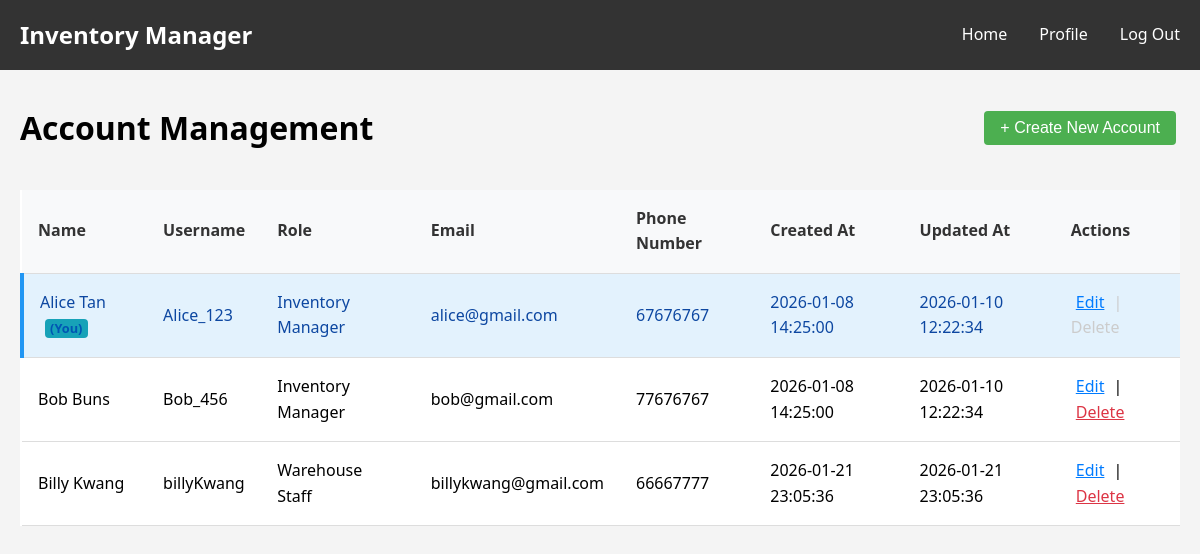
Page /pages/account_management.php (signed in) on the committed database.
### tables this page shows
CREATE TABLE `users` (
  `id` int(11) NOT NULL AUTO_INCREMENT,
  `email` varchar(255) NOT NULL,
  `username` varchar(100) NOT NULL,
  `password_hash` varchar(255) NOT NULL,
  `role` enum('Admin', 'User') NOT NULL,
  `first_name` varchar(100) NOT NULL,
  `last_name` varchar(100) NOT NULL,
  `phone_number` varchar(10) NOT NULL,
  `created_at` timestamp NOT NULL DEFAULT current_timestamp(),
  `updated_at` timestamp NOT NULL DEFAULT current_timestamp() ON UPDATE current_timestamp(),
  PRIMARY KEY (`id`),
  UNIQUE KEY `username` (`username`),
  UNIQUE KEY `phone_number` (`phone_number`)
);

### pages/account_management.php (the view, shortened to what this page needs)
<?php
require_once __DIR__ . '/../config/config.php';
$acc_info = [];
$currentUserId = isset($_SESSION['user_id']) ? $_SESSION['user_id'] : null;
$sql = "SELECT id, email, username, role, first_name, last_name, phone_number, created_at, updated_at FROM users";
if ($stmt = $conn->prepare($sql)) {
    if ($stmt->execute()) {
        $result = $stmt->get_result();
        while ($row = $result->fetch_assoc()) {
            $acc_info[] = $row;
        }
    } else {
        error_log("Database Execute Error: " . $stmt->error);
        $errorMessage = "Error fetching account data.";
    }
} else {
    error_log("Database Prepare Error: " . $conn->error);
    $errorMessage = "Internal system error.";
}
?>
<!DOCTYPE html>
<html lang="en">
<head>
    <link rel="stylesheet" href="<?php echo BASE_URL; ?>/css/style.css">
</head>
<body>
    <?php include __DIR__ . '/../includes/header.php'; ?>
    <div class="container">
        <div style="display: flex; justify-content: space-between; align-items: center; margin-bottom: 20px;">
            <h1>Account Management</h1>
            <button type="button" class="btn btn-primary" onclick="window.location.href='create_account.php';">
                + Create New Account
            </button>
        </div>
        <div class="table-responsive">
            <table>
                <thead>
                    <tr>
                        <th>Name</th>
                        <th>Username</th>
                        <th>Role</th>
                        <th>Email</th>
                        <th>Phone Number</th>
                        <th>Created At</th>
                        <th>Updated At</th>
                        <th>Actions</th>
                    </tr>
                </thead>
                <tbody>
                    <?php if (empty($acc_info)): ?>
                        <tr>
                            <td colspan="8" style="text-align:center;">No accounts found.</td>
                        </tr>
                    <?php else: ?>
                        <?php foreach ($acc_info as $acc): ?>
                            <?php
                                $isCurrentUser = ($acc['id'] == $currentUserId) || ($acc['username'] === $_SESSION['username']);
                            ?>
                            <tr class="<?php echo $isCurrentUser ? 'current-user-row' : ''; ?>">
                                <td>
                                    <?php echo htmlspecialchars($acc["first_name"] . " " . $acc["last_name"]); ?>
                                    <?php if ($isCurrentUser): ?>
                                        <span class="badge badge-info" style="margin-left:5px; font-size:0.8em; color: #0056b3;">(You)</span>
                                    <?php endif; ?>
                                </td>
                                <td><?php echo htmlspecialchars($acc["username"]); ?></td>
                                <td>
                                    <?php
                                        if ($acc["role"] === 'User') {
                                            echo 'Warehouse Staff';
                                        } elseif ($acc["role"] === 'Admin') {
                                            echo 'Inventory Manager';
                                        } else {
                                            echo htmlspecialchars($acc["role"]);
                                        }
                                    ?>
                                </td>
                                <td><?php echo htmlspecialchars($acc["email"]); ?></td>
                                <td><?php echo htmlspecialchars($acc["phone_number"]); ?></td>
                                <td><?php echo htmlspecialchars($acc["created_at"]); ?></td>
                                <td><?php echo htmlspecialchars($acc["updated_at"]); ?></td>
                                <td>
                                    <a href="edit_account.php?id=<?php echo $acc["id"]; ?>" class="btn-link">Edit</a>
                                    <?php if (!$isCurrentUser): ?>
                                        | <a href="delete_account.php?id=<?php echo $acc["id"]; ?>"
                                             class="btn-link text-danger"
                                             onclick="return confirm('Are you sure you want to delete this user? This action cannot be undone.');">Delete</a>
                                    <?php else: ?>
                                        <span style="color:#ccc; cursor:not-allowed;" title="You cannot delete yourself">| Delete</span>
                                    <?php endif; ?>
                                </td>
                            </tr>
                        <?php endforeach; ?>
                    <?php endif; ?>
                </tbody>
            </table>
        </div>
    </div>
</body>
</html>

### css/style.css (style rules this page uses)
* { margin: 0; padding: 0; box-sizing: border-box; }
html, body { height: 100%; }
body { font-family: 'Segoe UI', Tahoma, Geneva, Verdana, sans-serif; background-color: #f4f4f4; line-height: 1.6; display: flex; flex-direction: column; }
.container { max-width: 1200px; width: 100%; margin: 0 auto; padding: 0 20px; }
.btn { display: inline-block; padding: 0.5rem 1rem; margin: 0.25rem; border: none; border-radius: 4px; cursor: pointer; text-decoration: none; transition: background-color 0.3s; font-size: 1rem; }
.btn-primary { background-color: #4CAF50; color: white; }
.btn-link { background: none; border: none; padding: 0; margin: 0 5px; cursor: pointer; text-decoration: underline; color: #007bff; }
.btn-link.text-danger { color: #dc3545; }
.table-responsive { overflow-x: auto; }
table { width: 100%; border-collapse: collapse; margin-top: 1rem; background-color: white; }
table th, table td { padding: 1rem; text-align: left; border-bottom: 1px solid #ddd; }
table th { background-color: #f8f9fa; font-weight: bold; color: #333; }
.current-user-row { background-color: #e3f2fd !important; border-left: 4px solid #2196F3; }
.current-user-row td { font-weight: 500; color: #0d47a1; }
.badge { display: inline-block; padding: 0.25em 0.4em; font-size: 75%; font-weight: 700; line-height: 1; text-align: center; white-space: nowrap; vertical-align: baseline; border-radius: 0.25rem; }
.badge-info { color: #fff; background-color: #17a2b8; }

### pages/account_management.php (style rules this page uses)
.current-user-row { background-color: #e3f2fd; font-weight: 500; border-left: 4px solid #2196F3; }

### rows in the picture
users: first_name+last_name "Alice Tan", shows "(You)", username "Alice_123", role "Inventory Manager", email "alice@gmail.com", phone_number "67676767", created_at "2026-01-08 14:25:00", updated_at "2026-01-10 12:22:34", shows "| Delete"
users: first_name+last_name "Bob Buns", username "Bob_456", role "Inventory Manager", email "bob@gmail.com", phone_number "77676767", created_at "2026-01-08 14:25:00", updated_at "2026-01-10 12:22:34"
users: first_name+last_name "Billy Kwang", username "billyKwang", role "Warehouse Staff", email "billykwang@gmail.com", phone_number "66667777", created_at "2026-01-21 23:05:36", updated_at "2026-01-21 23:05:36"
